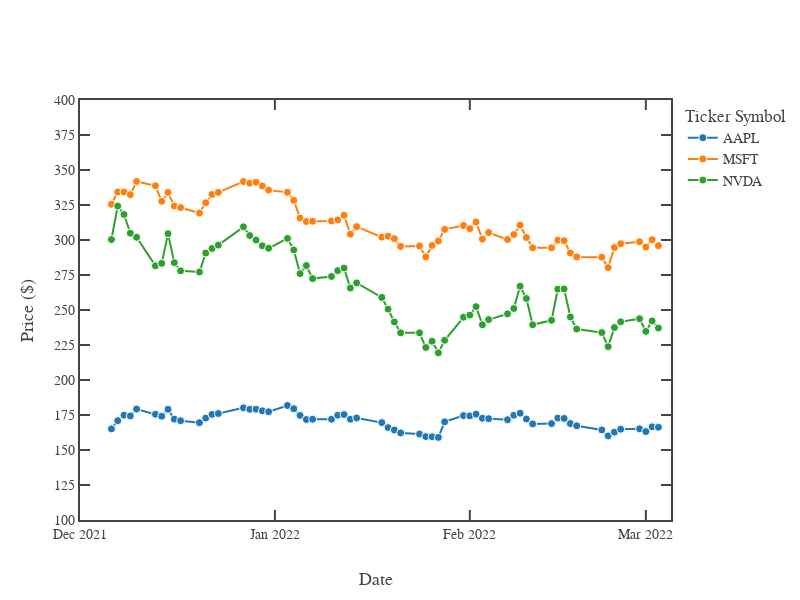

Notebook code for this chart:
### Code cell
# fig = px.scatter(
#     df, x="low", y="high", color="treatment"
# )
# fig.update_traces(hovertemplate=f"{treatment}<br>Low: %{{x}}<br>High: %{{y}}<extra></extra>")

fig = go.Figure()
fig.layout.template = None

for ticker, group in df.groupby("ticker"):
    fig.add_trace(
        go.Scatter(
            x=group["Date"], 
            y=group["Close"], 
            name=ticker, 
            mode="markers+lines",
            marker_size=8,
            marker_line_color="white",
            marker_line_width=1,
            hovertemplate=f"<b>{ticker}</b><br>Date: %{{x}}<br>Closing Price: $%{{y}}<extra></extra>"
        )
    )

fig.update_layout(
    font_family="NanumGothic",
    xaxis=dict(
        title_text="Date",
        title_font_size=18,
        tickfont_size=14,
        showline=True,
        linewidth=2,
        mirror="ticks",
        showgrid=False,
        ticks="inside",
        tickwidth=2,
        ticklen=10,
        dtick="M1",
        range=["2021-12-01", "2022-03-05"]
    ),
    yaxis=dict(
        title_text="Price ($)",
        title_font_size=18,
        tickfont_size=14,
        showline=True,
        linewidth=2,
        mirror="ticks",
        showgrid=False,
        ticks="inside",
        tickwidth=2,
        ticklen=10,
        dtick=25,
        range=[100, 400]
    ),
    legend = dict(
        title_text="Ticker Symbol",
        font_size=14
    ),
    height=600,
    width=800
)

#fig.write_image("test.png", scale=2)
fig.show()
